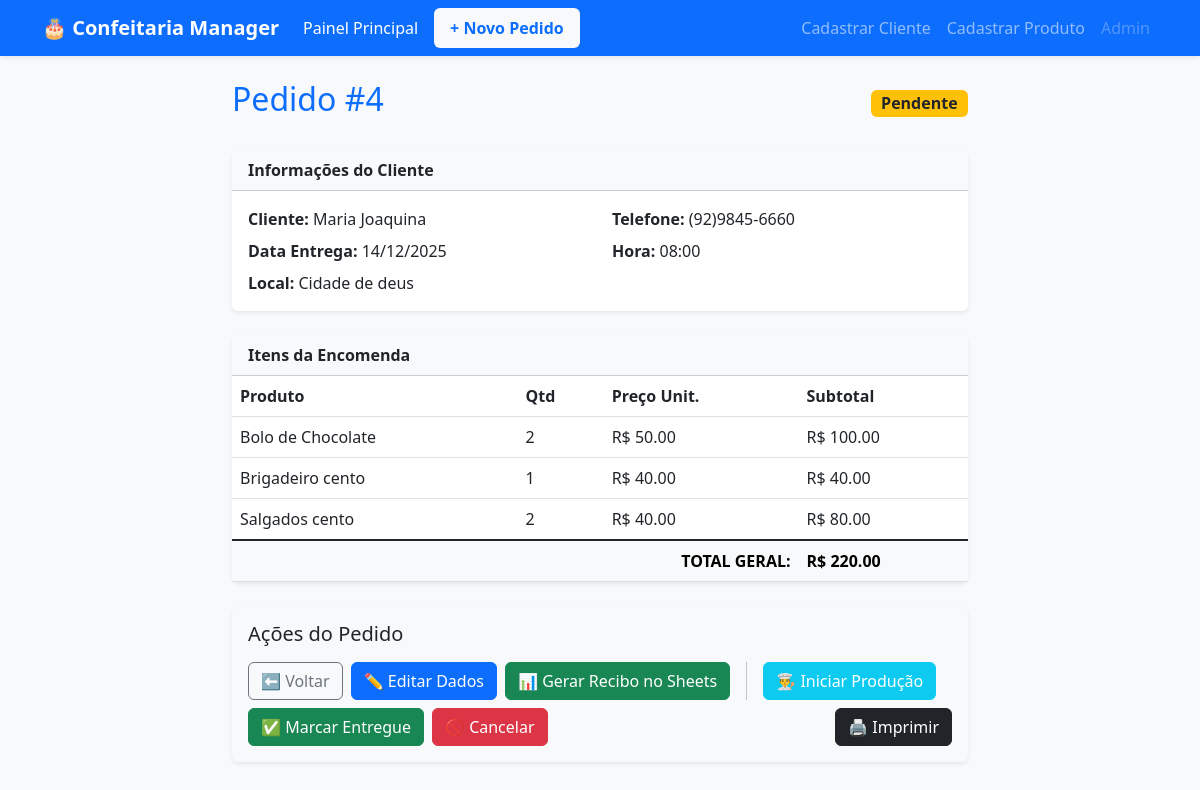
Screenshot of /pedido/4/ with the database file from the repository.
### core/models.py (models this page shows, shortened)
class Pedido(models.Model):
    class StatusPedido(models.TextChoices):
        PENDENTE = 'PEN', 'Pendente'
        EM_PRODUCAO = 'PRD', 'Em Produção'
        ENTREGUE = 'ENT', 'Entregue'
        CANCELADO = 'CAN', 'Cancelado'
    cliente = models.ForeignKey(Cliente, on_delete=models.CASCADE)
    data_entrega = models.DateField()
    hora_entrega = models.TimeField()
    local_entrega = models.CharField(max_length=255)
    status = models.CharField(max_length=3, choices=StatusPedido.choices, default=StatusPedido.PENDENTE)
    observacoes_gerais = models.TextField(blank=True)
    criado_em = models.DateTimeField(auto_now_add=True)
    class Meta:
        ordering = ['data_entrega', 'hora_entrega']
    @property
    def total(self):
        return sum(item.subtotal for item in self.itens.all())

class Cliente(models.Model):
    nome = models.CharField(max_length=150)
    telefone = models.CharField(max_length=20)
    email = models.EmailField(blank=True, null=True)
    endereco_padrao = models.CharField("Endereço Padrão", max_length=255, blank=True, null=True)

class ItemPedido(models.Model):
    pedido = models.ForeignKey(Pedido, related_name='itens', on_delete=models.CASCADE)
    produto = models.ForeignKey(Produto, on_delete=models.PROTECT)
    quantidade = models.PositiveIntegerField(validators=[MinValueValidator(1)])
    preco_no_momento = models.DecimalField(max_digits=10, decimal_places=2, blank=True, null=True)
    detalhes = models.CharField(max_length=200, blank=True)
    @property
    def subtotal(self):
        return self.quantidade * self.preco_no_momento

class Produto(models.Model):
    nome = models.CharField(max_length=100)
    preco = models.DecimalField("Preço Unitário", max_digits=10, decimal_places=2)
    ativo = models.BooleanField(default=True)

### core/views.py (the view)
# urls.py: path('pedido/<int:pk>/', views.detalhe_pedido, name='detalhe_pedido'),
def detalhe_pedido(request, pk):
    pedido = get_object_or_404(Pedido, pk=pk)
    return render(request, 'detalhe_pedido.html', {'pedido': pedido})

### core/templates/detalhe_pedido.html (shortened to what this page needs)
{% extends 'base.html' %} {% block content %}
<div class="row justify-content-center">
    <div class="col-md-8">
        <div class="d-flex justify-content-between align-items-center mb-4">
            <h2 class="text-primary">Pedido #{{ pedido.id }}</h2>
            <span class="badge bg-warning text-dark fs-6">{{ pedido.get_status_display }}</span>
        </div>
        <div class="card shadow-sm mb-4">
            <div class="card-header bg-light fw-bold">
                Informações do Cliente
            </div>
            <div class="card-body">
                <div class="row">
                    <div class="col-md-6 mb-2">
                        <strong>Cliente:</strong> {{ pedido.cliente.nome }}
                    </div>
                    <div class="col-md-6 mb-2">
                        <strong>Telefone:</strong> {{ pedido.cliente.telefone }}
                    </div>
                    <div class="col-md-6 mb-2">
                        <strong>Data Entrega:</strong> {{ pedido.data_entrega|date:"d/m/Y" }}
                    </div>
                    <div class="col-md-6 mb-2">
                        <strong>Hora:</strong> {{ pedido.hora_entrega|time:"H:i" }}
                    </div>
                    <div class="col-md-12">
                        <strong>Local:</strong> {{ pedido.local_entrega }}
                    </div>
                </div>
            </div>
        </div>
        <div class="card shadow-sm">
            <div class="card-header bg-light fw-bold">
                Itens da Encomenda
            </div>
            <table class="table mb-0">
                <thead>
                    <tr>
                        <th>Produto</th>
                        <th>Qtd</th>
                        <th>Preço Unit.</th>
                        <th>Subtotal</th>
                    </tr>
                </thead>
                <tbody>
                    {% for item in pedido.itens.all %}
                    <tr>
                        <td>
                            {{ item.produto.nome }}
                        </td>
                        <td>{{ item.quantidade }}</td>
                        <td>R$ {{ item.preco_no_momento|floatformat:2 }}</td>
                        <td>R$ {{ item.subtotal|floatformat:2 }}</td>
                    </tr>
                    {% endfor %}
                </tbody>
                <tfoot class="table-group-divider">
                    <tr class="fw-bold table-light">
                        <td colspan="3" class="text-end">TOTAL GERAL:</td>
                        <td>R$ {{ pedido.total|floatformat:2 }}</td>
                    </tr>
                </tfoot>
            </table>
        </div>
        <div class="card bg-light mt-4 p-3 shadow-sm">
            <h5 class="mb-3">Ações do Pedido</h5>
            <div class="d-flex flex-wrap gap-2">
                <a href="{% url 'dashboard' %}" class="btn btn-outline-secondary">
            ⬅️ Voltar
        </a>
                <a href="{% url 'editar_pedido' pedido.id %}" class="btn btn-primary">
            ✏️ Editar Dados
        </a>
                <a href="{% url 'gerar_recibo' pedido.id %}" class="btn btn-success" target="_blank">
    📊 Gerar Recibo no Sheets
</a>
                {% if pedido.status == 'PEN' %}
                <a href="{% url 'mudar_status' pedido.id 'PRD' %}" class="btn btn-info text-white">
                👨‍🍳 Iniciar Produção
            </a> {% endif %} {% if pedido.status == 'PEN' or pedido.status == 'PRD' %}
                <a href="{% url 'mudar_status' pedido.id 'ENT' %}" class="btn btn-success">
                ✅ Marcar Entregue
            </a> {% endif %} {% if pedido.status != 'CAN' and pedido.status != 'ENT' %}
                <a href="{% url 'mudar_status' pedido.id 'CAN' %}" class="btn btn-danger" onclick="return confirm('Tem certeza que deseja cancelar este pedido?')">
                🚫 Cancelar
            </a> {% endif %}
                <button class="btn btn-dark ms-auto" onclick="window.print()">
            🖨️ Imprimir
        </button>
            </div>
        </div>
    </div>
</div>
{% endblock %}

### core/templates/base.html (style rules this page uses)
body { background-color: #f8f9fa; }
.card { border: none; }

### rows the page displays
Pedido: id "4", status "Pendente", cliente.nome "Maria Joaquina", cliente.telefone "(92)9845-6660", data_entrega "14/12/2025", hora_entrega "08:00", local_entrega "Cidade de deus", total "220.00"
ItemPedido: produto.nome "Bolo de Chocolate", quantidade "2", preco_no_momento "50.00", subtotal "100.00"
ItemPedido: produto.nome "Brigadeiro cento", quantidade "1", preco_no_momento "40.00", subtotal "40.00"
ItemPedido: produto.nome "Salgados cento", quantidade "2", preco_no_momento "40.00", subtotal "80.00"
